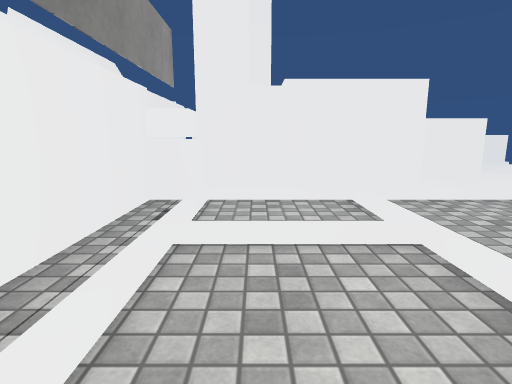
view 1 (above)

13 first-person views from a walk through a 3-D level made in the Unity game engine. The camera is 1.2 m above the floor, tilts 10° down and sees 80° across. Doors are open. The floor is counted in squares, 1 m on a side. Each view is taken from the middle of a square. On the plan, view 1 faces up. The plan holds only what a view shows up to about 13 squares ahead; the rest is blank. The place goes on beyond the plan. The player character is not drawn. Some animated figures are left out. Surface patterns are stand-ins for the level's own textures.

view 2
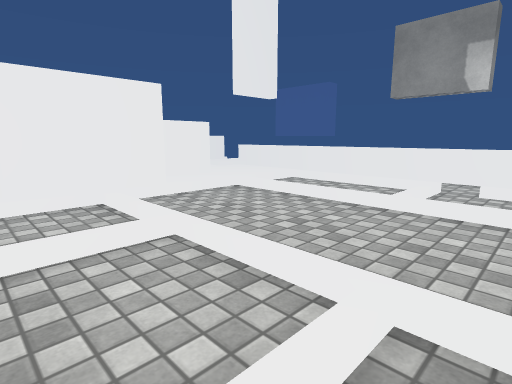

view 3
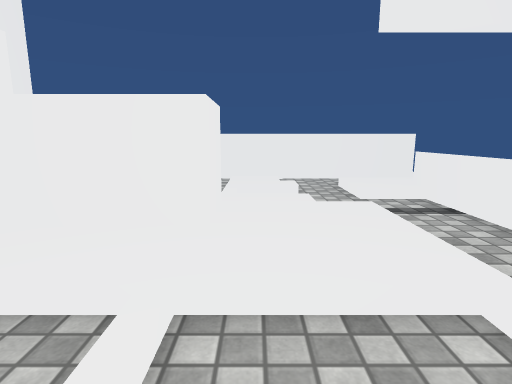

view 4
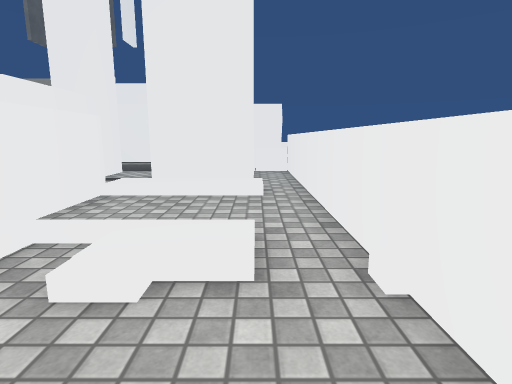

view 5
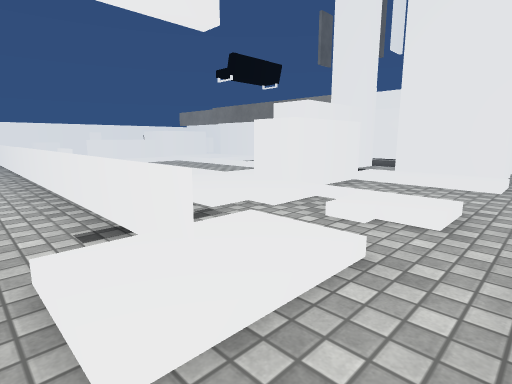

view 6
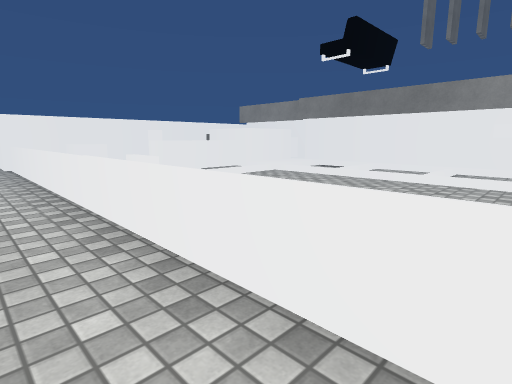

view 7
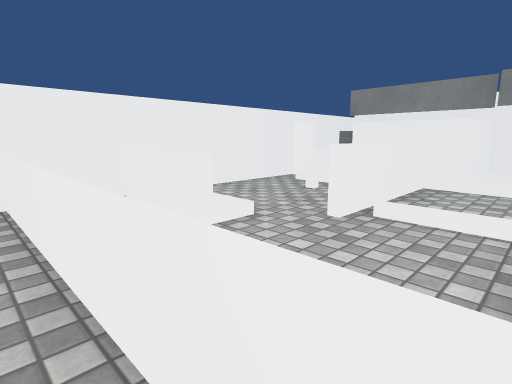

view 8
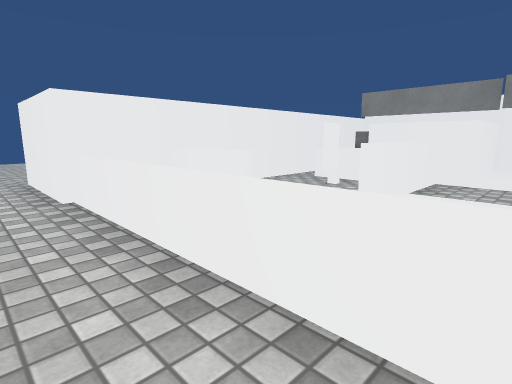

view 9
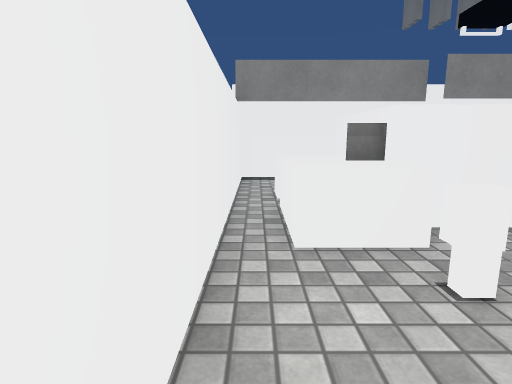

view 10
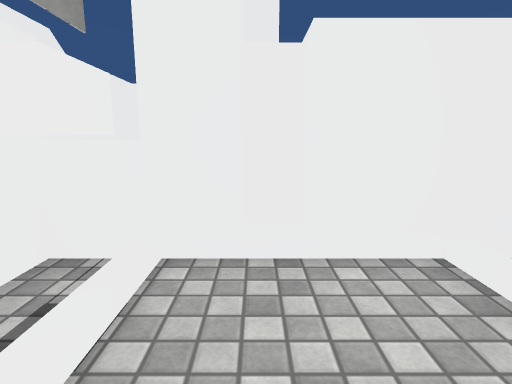

view 11
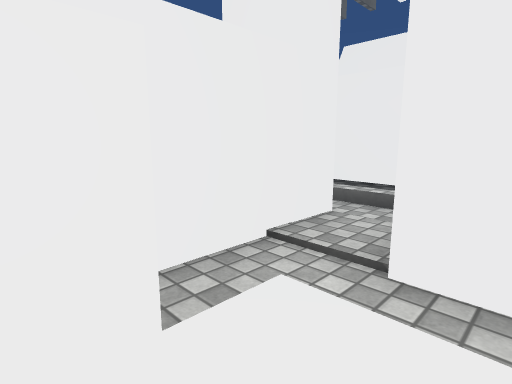

view 12
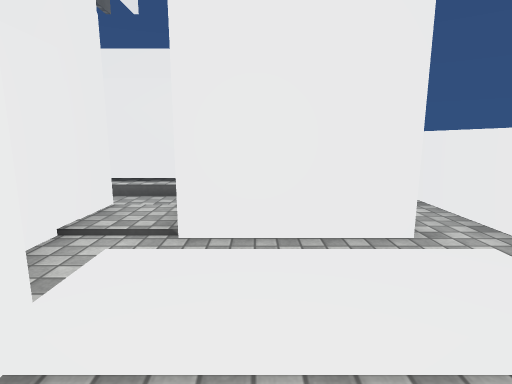

view 13
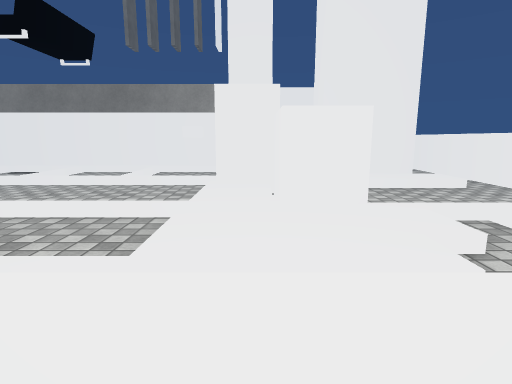

### Floor plan
Key: @ floor where view 1 was taken; # wall or solid block; . main floor; : floor 0.25 m higher than the main floor; / step, stairs or slope; D open door; = window, fence, low wall or low ledge; ^ raised ledge; B white block.
Columns run from 3 left of view 1 to 11 right of it. Each row starts with its distance up from view 1.
 13 #^^^^^^^^^^^^^.
 12 #=##./.../.....
 11 #  #.:...://::.
 10 ####.:...../=/.
  9 #  #.:###:/.=..
  8 #....##^^::/=..
  7 #.#####::::/=..
  6 ###/###/////=..
  5  #B../../../=..
  4  #/../../../=..
  3  #/../../../=..
  2  #/../..////=..
  1  #////../ ./=..
  0  #/@./../   =..
 -1  #/../../  ==.
 -2  #/ ///////==..
 -3  #/::/../...=..
 -4 ##^^^^===...=..
 -5 ##   ^......=..
 -6 #DD^^^.=#.:/DD.
 -7 ##^^^^^...^^=..
 -8 ##........^#=..
 -9  ############.
-10             #.
-11             #.
-12             #.
-13              .
-14             ..
-15             ..
-16             ..
-17             ..

Where each view was taken, in squares from view 1:
view 1: 0 up, 0 right, facing up
view 2: 0 up, 0 right, facing up-right
view 3: 4 up, 6 right, facing up
view 4: 12 up, 9 right, facing left
view 5: 13 up, 11 right, facing down-left
view 6: 6 up, 11 right, facing down-left
view 7: 2 down, 10 right, facing down-left
view 8: 2 down, 11 right, facing down-left
view 9: 8 down, 6 right, facing left
view 10: 3 up, 0 right, facing up
view 11: 10 up, 3 right, facing down-left
view 12: 10 up, 4 right, facing left
view 13: 7 up, 10 right, facing left
